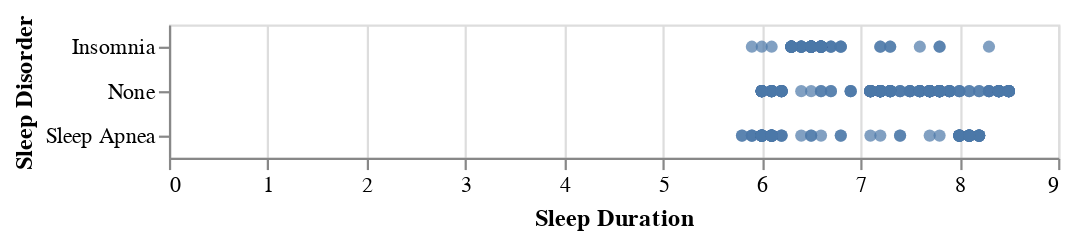

Here is the notebook cell this chart was saved with:
### Code cell
alt.Chart(data).mark_circle().encode(x="Sleep Duration", y="Sleep Disorder")

### Figure 1 — Vega-Lite specification as saved in the notebook (floating-point values rounded to 4 significant figures; data arrays with more than 128 entries replaced by an {"elided": "..."} marker saying what was removed)
{"config": {"view": {"continuousWidth": 400, "continuousHeight": 300}}, "data": {"name": "data-0a8151ac912dbc8299ee2d748a0b855a"}, "mark": "circle", "encoding": {"x": {"field": "Sleep Duration", "type": "quantitative"}, "y": {"field": "Sleep Disorder", "type": "nominal"}}, "$schema": "https://vega.github.io/schema/vega-lite/v4.17.0.json", "datasets": {"data-0a8151ac912dbc8299ee2d748a0b855a": {"elided": "374 records"}}}
